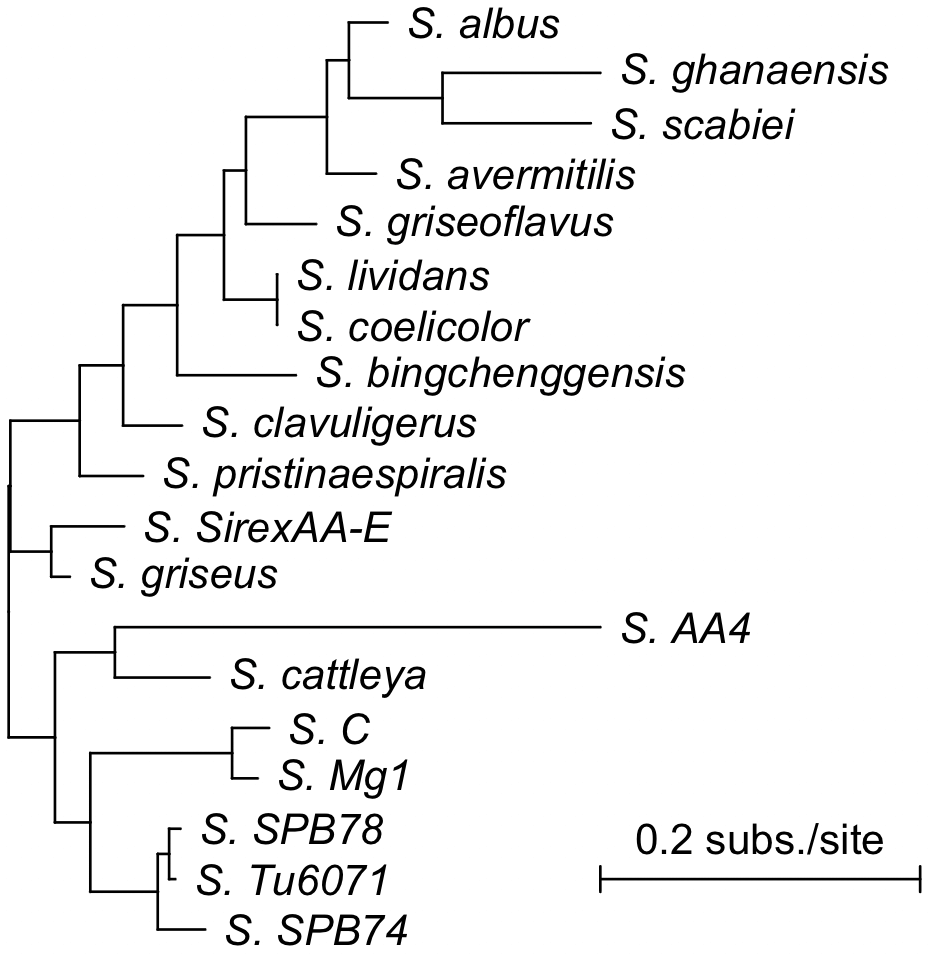

Write R code to recreate this figure.
options(width=54)
library(DECIPHER)

# load sequences into a database
fas <- system.file("extdata",
	"Streptomyces_ITS_aligned.fas",
	package="DECIPHER")
dbConn <- dbConnect(SQLite(),
	":memory:")
Seqs2DB(fas,
	type="FASTA",
	dbFile=dbConn,
	"")

# identify the sequences by their species
x <- dbGetQuery(dbConn,
	"select description from DNA")$description
x <- unlist(lapply(strsplit(x,
		"Streptomyces "),
	`[`,
	2L))
x <- unlist(lapply(strsplit(x,
		" "),
	function(x) {
		if (x[1]=="sp.")
			return(x[2])
		x[1]
	}))
x <- ifelse(x=="sp_AA4",
	"S. AA4",
	paste("S.",
		x))
Add2DB(myData=data.frame(id=x),
	dbConn)

# form a consensus for each species
cons <- IdConsensus(dbConn,
	threshold=0.3,
	minInformation=0.1)

# calculate a maximum likelihood tree
d <- DistanceMatrix(cons,
	correction="Jukes-Cantor")
dend <- IdClusters(d,
	method="ML",
	asDendrogram=TRUE,
	myXStringSet=cons)
dend <- dendrapply(dend,
	FUN=function(n) {
		if(is.leaf(n)) 
			attr(n, "label") <- as.expression(substitute(italic(leaf),
				list(leaf=attr(n, "label"))))
	n
	})

# display the phylogenetic tree
p <- par(mar=c(1, 1, 1, 8),
	xpd=TRUE)
plot(dend,
	yaxt="n",
	horiz=TRUE)
arrows(-0.1, 6, -0.2, 6,
	angle=90,
	length=0.05,
	code=3)
text(-0.15, 6,
	"0.1",
	adj=c(0.5, -0.5))
par(p)

dbDisconnect(dbConn)
